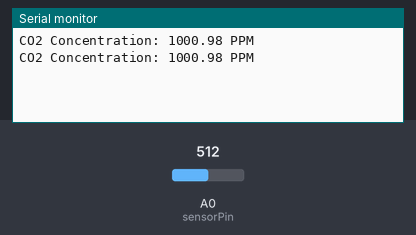
The sketch below on a simulated Arduino Uno, built with avr-gcc and run on an emulated ATmega328P. Shown: the last lines printed to the serial monitor. Inputs (shaded band) come from the test bench; at power-on: A0 (sensorPin) = 512.

Above: at 1.8 s.
1.9 s: A0 (sensorPin) set to 716
At 2.8 s:
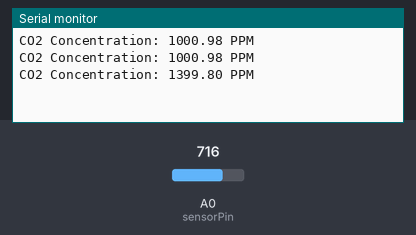
3.4 s: A0 (sensorPin) set to 900
At 4.4 s:
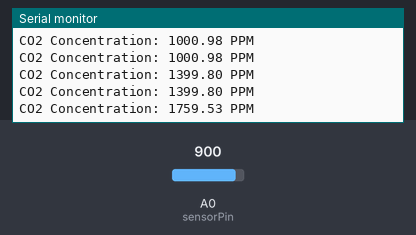
Timing chart, 0 to 6.4 s (numbered marks = the images above; inputs shaded):
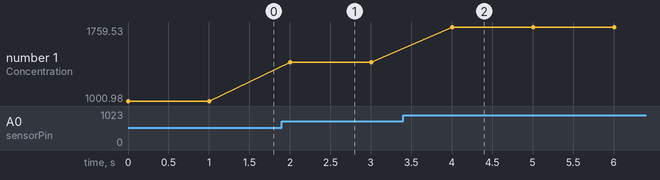

Measured:
- after the input at 1.9 s, the serial monitor: prints a new line after 0.10 s (image 1)
- after the input at 3.4 s, the serial monitor: prints a new line after 0.60 s (image 2)
- plotted number 1: 1000.98 → 1399.8 after the input at 1.9 s, 1399.8 → 1759.53 after the input at 3.4 s

The sketch:

co2.ino
```cpp
const int sensorPin = A0;  // MG811 sensor output connected to A0

void setup() {
  Serial.begin(9600);       // Start serial communication at 9600 baud rate
}

void loop() {
  int sensorValue = analogRead(sensorPin);   // Read the sensor output
  float voltage = sensorValue * (5.0 / 1023.0);  // Convert to voltage

  // Convert voltage to CO2 concentration (PPM)
  // The conversion formula will depend on the specific characteristics of your sensor.
  // You may need to calibrate the sensor to get accurate results.
  float co2_concentration = voltageToPPM(voltage);

  Serial.print("CO2 Concentration: ");
  Serial.print(co2_concentration);
  Serial.println(" PPM");

  delay(1000);  // Wait for 1 second before reading the sensor again
}

float voltageToPPM(float voltage) {
  // This function should convert voltage to PPM.
  // This is a placeholder formula; you will need to replace it with the correct one for your sensor.
  float ppm = voltage * 400;  // Example conversion formula
  return ppm;
}
```
